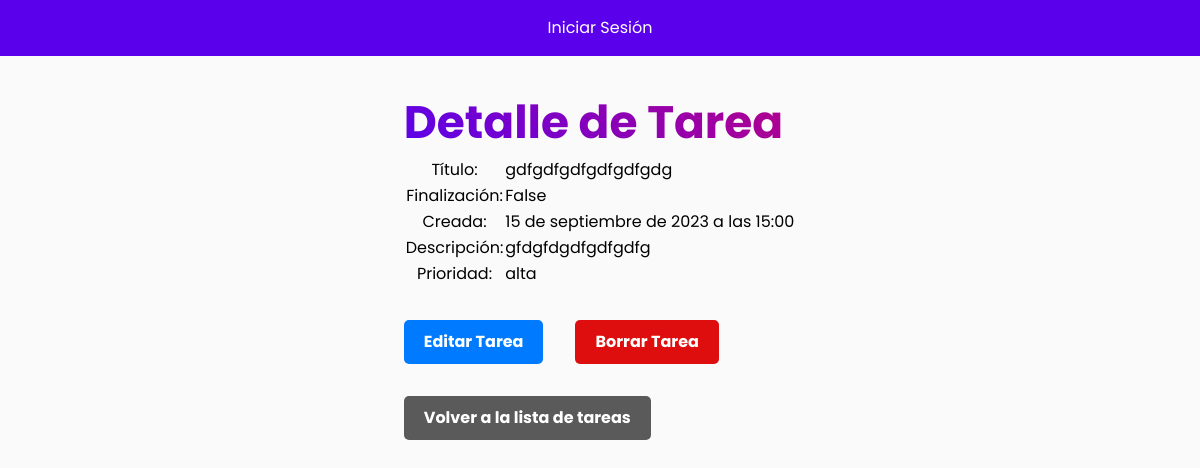
The app's page /todo_task/detail/3/ with its own data.
### todo_task/models.py (models this page shows, shortened)
class Task(models.Model):
    title = models.CharField(max_length=200)
    complete = models.BooleanField(default=False)
    created = models.DateTimeField(auto_now_add=True)
    labels = models.ManyToManyField("Label")
    class Meta:
        ordering = ["-created"]

class TaskMetadata(models.Model):
    task = models.OneToOneField(Task, on_delete=models.CASCADE)
    description = models.TextField()
    priority = models.ForeignKey(Priority, on_delete=models.SET_NULL, null=True)

class Priority(models.Model):
    name = models.CharField(max_length=20)
    def __str__(self):
        return self.name
    class Meta:
        verbose_name = "Priority"  # Nombre en singular
        verbose_name_plural = "Priorities"  # Nombre en plural

### todo_task/views.py (the view)
# urls.py: path("detail/<int:task_id>/", views.task_detail, name="task_detail"),
def task_detail(request, task_id):
    task = get_object_or_404(Task, pk=task_id)
    return render(request, "todo_task/task_detail.html", {"task": task})

### todo_task/templates/todo_task/task_detail.html (shortened to what this page needs)
{% extends "base.html" %}
{% load static %}
{% block css %}
    <link rel="stylesheet" type="text/css" href="{% static 'todo_task/css/style.css' %}">
{% endblock %}
{% block content %}
<section class="container">
    <h1 class="fs-6">Detalle de Tarea</h1>
    <table class="task-table">
        <tr>
            <th>Título:</th>
            <td>{{ task.title }}</td>
        </tr>
        <tr>
            <th>Finalización:</th>
            <td>{{ task.complete }}</td>
        </tr>
        <tr>
            <th>Creada:</th>
            <td>{{ task.created }}</td>
        </tr>
        <tr>
            <th>Descripción:</th>
            <td>{{ task.taskmetadata.description }}</td>
        </tr>
        <tr>
            <th>Prioridad:</th>
            <td>{{ task.taskmetadata.priority }}</td>
        </tr>
    </table>
    <div class="edit-task__container">
        <a class="btn btn-edit" href="{% url 'edit_task' task.id %}">Editar Tarea</a>
        <button class="btn btn-delete">Borrar Tarea</button>
    </div>
    <div class="container-return">
        <a class="btn btn-return" href="{% url 'list_tasks' %}" class="btn-back">Volver a la lista de tareas</a>
    </div>
</section>
{% endblock %}

### taskmaster/static/css/main.css (style rules this page uses)
:root { --clr-white: rgb(255, 255, 255); --clr-neutral-400: rgb(3, 3, 3); --clr-accent-700: rgb(90, 0, 235); --clr-gradient-accent: rgb(182, 0, 136); --clr-complete: rgb(0, 117, 16); --clr-incomplete: rgb(223, 14, 14); --clr-btn-create: rgb(26, 214, 41); --clr-btn-edit: rgb(0, 123, 255); --clr-btn-delete: rgb(223, 14, 14); --clr-btn-return: rgb(90, 90, 90); --clr-btn-search: var(--clr-accent-700); --clr-white-hover: rgba(255, 255, 255, 0.8); --clr-btn-create-hover: rgba(26, 214, 41, 0.8); --clr-btn-edit-hover: rgba(0, 123, 255, 0.8); --clr-btn-delete-hover: rgba(223, 14, 14, 0.8); --clr-btn-return-hover: rgba(90, 90, 90, 0.8); --clr-btn-search-hover: rgba(90, 0, 235, 0.8); --bg-clr: rgb(250, 250, 250); --ff-primary: "Poppins", Arial, Helvetica, sans-serif; --ff-body: var(var(--ff-primary)); --ff-heading: var(var(--ff-primary)); --fw-regular: 400; --fw-semi-bold: 600; --fw-bold: 700; --fs-1: clamp(0.75rem, calc(0.55rem + 0.69vw), 1.19rem); --fs-2: clamp(0.78rem, calc(0.59rem + 0.81vw), 1.4rem); --fs-3: clamp(0.88rem, calc(0.69rem + 1.06vw), 1.75rem); --fs-4: clamp(1.05rem, calc(0.81rem + 1.38vw), 2.19rem); --fs-5: clamp(1.26rem, calc(0.95rem + 1.79vw), 2.73rem); --fs-6: clamp(1.51rem, calc(1.11rem + 2.31vw), 3.42rem); --fs-7: clamp(1.81rem, calc(1.29rem + 2.98vw), 4.27rem); --fs-8: clamp(2.18rem, calc(1.51rem + 3.83vw), 5.34rem); --bs-1: clamp(2.38rem, calc(1.51rem + 2.79vw), 3rem); }
*, *::before, *::after { box-sizing: border-box; }
* { margin: 0; padding: 0; font: inherit; }
html { scroll-behavior: smooth; scroll-padding-top: var(--scroll-padding, 75px); }
body { line-height: 1.5; -webkit-font-smoothing: antialiased; background-color: var(--bg-clr); font-family: var(--ff-primary); }
h1, h2, p { color: var(--clr-neutral); }
a { text-decoration: none; }
.fs-6 { font-size: var(--fs-6); }
.container { width: min(100% - 3rem, 120ch); margin-inline: auto; margin-top: 2rem; display: grid; place-content: center; }
.container-return { display: flex; justify-content: start; margin-block: 2rem; }
h1 { font-weight: var(--fw-bold); background-image: linear-gradient( 45deg, var(--clr-accent-700), var(--clr-gradient-accent) ); background-clip: text; -webkit-background-clip: text; color: transparent; }
.btn { display: inline; padding: 10px 20px; color: white; text-decoration: none; border: none; border-radius: 5px; cursor: pointer; font-weight: var(--fw-bold); transition: background-color 0.3s ease; }
.btn-edit { background-color: var(--clr-btn-edit); }
.btn-delete { background-color: var(--clr-btn-delete); }
.btn-return { background-color: var(--clr-btn-return); }

### todo_task/static/todo_task/css/style.css (style rules this page uses)
.edit-task__container { display: flex; margin-top: 2rem; gap: 2rem; }

### records on screen
Task: title "gdfgdfgdfgdfgdfgdg", complete "False", created "15 de septiembre de 2023 a las 15:00", taskmetadata.description "gfdgfdgdfgdfgdfg", taskmetadata.priority "alta"
